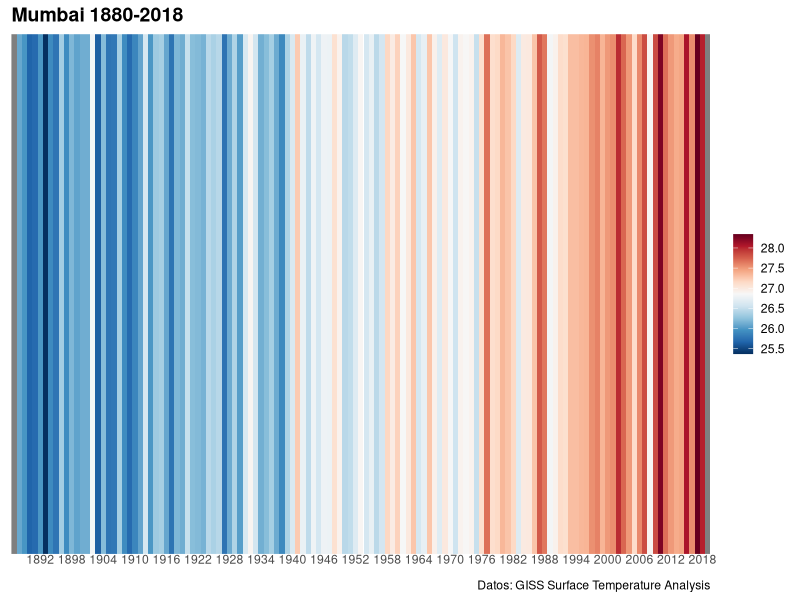

Recreate this plot in R.
#libraries used
library(lubridate)
library(RColorBrewer)
library(tidyverse)

#import the annual tempratures for Mumbai and check
temp_mum <-read_csv("Mumbai_temp.csv")
str(temp_mum)

#select the temprature and year columns and check summary
temp_mum_yr <- select(temp_mum, YEAR, metANN)
temp_mum_yr <- rename(temp_mum_yr, ta= metANN)
summary(temp_mum_yr)

#Change the values of 999.9 and change format to ymd format
temp_mum_yr <- mutate(temp_mum_yr, ta= ifelse(ta==999.9, NA, ta))
temp_mum_yr <- mutate(temp_mum_yr, date=str_c(YEAR,"01-01",sep = "-")%>%ymd())


theme_strip <- theme_minimal()+
     theme(axis.text.y = element_blank(),
           axis.line.y = element_blank(),
           axis.title = element_blank(),
           panel.grid.major=element_blank(),
           legend.title = element_blank(),
           axis.text.x=element_text(vjust=3),
           panel.grid.minor=element_blank(),
           plot.title=element_text(size=14,face="bold")
     )

col_strip <- brewer.pal(11, "RdBu")

#plot the warming strips
ggplot(temp_mum_yr,
        aes(x=date,y=1,fill=ta))+
     geom_tile()+
     scale_x_date(date_breaks = "6 years",
                  date_labels = "%Y",
                  expand=c(0,0))+
     scale_y_continuous(expand=c(0,0))+
     scale_fill_gradientn(colors=rev(col_strip))+
     guides(fill=guide_colorbar(barwidth = 1))+
     labs(title="Mumbai 1880-2018",
          caption="Datos: GISS Surface Temperature Analysis")+
     theme_strip

#https://dominicroye.github.io/en/2018/how-to-create-warming-stripes-in-r/
